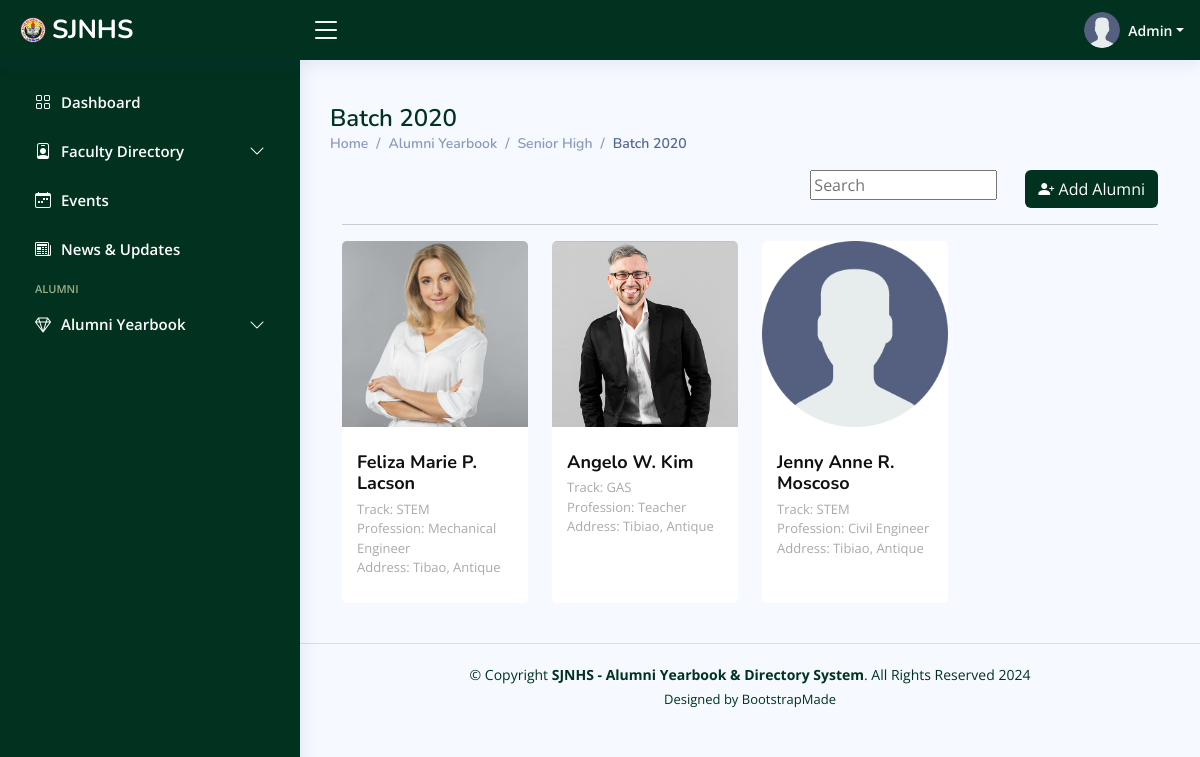
Page /admin/alumni-shs-view.php?batch=2020 (signed in) on the earlier database version.
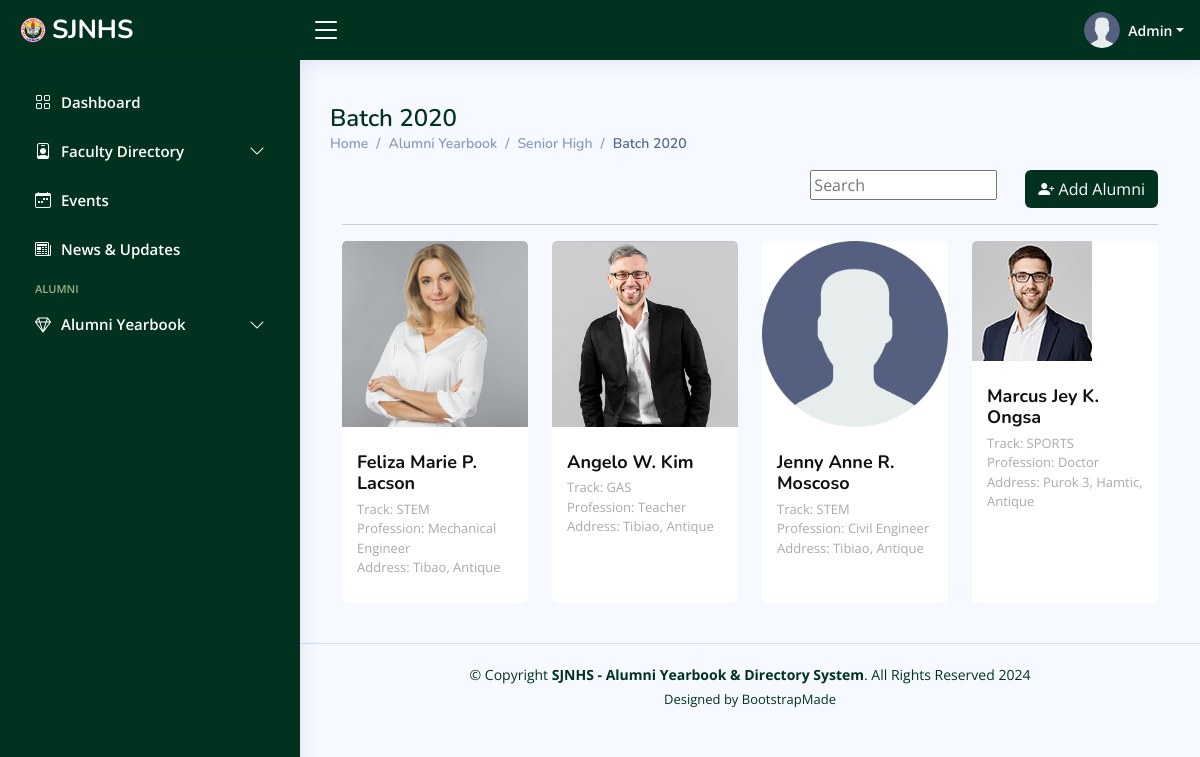
Same page on the later database version.
### tables this page shows
CREATE TABLE `alumni_shs` (
  `id` int(11) NOT NULL,
  `alumni_id` varchar(255) NOT NULL,
  `firstname` varchar(255) NOT NULL,
  `middlename` varchar(255) NOT NULL,
  `lastname` varchar(255) NOT NULL,
  `email` varchar(255) NOT NULL,
  `password` varchar(255) NOT NULL,
  `phone_num` varchar(255) NOT NULL,
  `year_graduated` year(4) NOT NULL,
  `section` varchar(100) NOT NULL,
  `track` varchar(255) NOT NULL,
  `profession` varchar(255) NOT NULL,
  `current_company_bus` varchar(255) NOT NULL,
  `marital_stat` varchar(255) NOT NULL,
  `address` varchar(255) NOT NULL,
  `profile_picture` varchar(255) NOT NULL,
  `user_status` varchar(255) NOT NULL,
  `is_online` tinyint(1) NOT NULL DEFAULT 0 COMMENT '0=false, 1=true',
  `date_created` timestamp NOT NULL DEFAULT current_timestamp()
);

### admin/alumni-shs-view.php (the view, shortened to what this page needs)
<?php
include_once 'includes/header.php';
include_once 'includes/conn.php';
include_once 'includes/sidebar.php';
?>
<main id="main" class="main">
    <div class="pagetitle">
        <h1>Batch <?php echo isset($_GET['batch']) ? $_GET['batch'] : ''; ?></h1>
        <nav>
            <ol class="breadcrumb">
                <li class="breadcrumb-item"><a href="dashboard.php">Home</a></li>
                <li class="breadcrumb-item">Alumni Yearbook</li>
                <li class="breadcrumb-item"><a href="juniorhs-alumni.php">Senior High</a></li>
                <li class="breadcrumb-item active">Batch <?php echo isset($_GET['batch']) ? $_GET['batch'] : ''; ?></li>
            </ol>
        </nav>
    </div>
    <section class="section dashboard">
        <div class="row">
            <div class="col-lg-12">
                <div id="user" class="user">
                    <div class="container" data-aos="fade-up">
                        <div class="section-title">
                            <div class="d-grid gap-2 d-md-flex justify-content-md-end mb-2">
                                <div class="search-bar">
                                    <input type="text" name="query" id="search" placeholder="Search"
                                        title="Enter search keyword">
                                </div>
                                <button class="btn text-white" style="background-color:#013220" type="button"
                                    data-bs-toggle="modal" data-bs-target="#addfaculty"><i
                                        class="bi bi-person-plus-fill"></i> Add Alumni
                                </button>
                            </div>
                            <hr>
                        </div>
                        <div class="row">
                            <?php
                            $sql = "SELECT * FROM alumni_shs WHERE `year_graduated` = '$_GET[batch]'";
                            $result = mysqli_query($conn, $sql);
                            if (mysqli_num_rows($result) > 0) {
                                while ($row = mysqli_fetch_assoc($result)) {
                                    $middlenameInitial = substr($row['middlename'], 0, 1);
                            ?>
                            <div class="col-lg-3 col-md-6 col-6 d-flex align-items-stretch">
                                <div class="member" data-aos="fade-up" data-aos-delay="100">
                                    <div class="member-img">
                                        <img src="<?php echo ($row['profile_picture'] == null) ? "assets/img/user.png" :  $src . $row['profile_picture'];  ?>"
                                            class="img-fluid" alt="">
                                    </div>
                                    <div class="member-info">
                                        <h4><?php echo $row['firstname'] . " " . $middlenameInitial . ". " . $row['lastname']; ?>
                                        </h4>
                                        <span><?php echo "Track: " . $row['track']; ?></span>
                                        <span><?php echo "Profession: " . $row['profession']; ?></span>
                                        <span><?php echo "Address: " . $row['address']; ?></span>
                                    </div>
                                </div>
                            </div>
                            <?php
                                }
                            } else {
                                echo "No alumni members found.";
                            }
                            ?>
                        </div>
                    </div>
                </div>
            </div>
        </div>
    </section>
</main>
<?php
include_once 'includes/footer.php';
?>

### admin/includes/header.php (shortened to what this page needs)
<!DOCTYPE html>
<html lang="en">
<head>
    <link href="assets/vendor/bootstrap/css/bootstrap.min.css" rel="stylesheet">
    <link href="assets/vendor/bootstrap-icons/bootstrap-icons.css" rel="stylesheet">
    <link href="assets/vendor/boxicons/css/boxicons.min.css" rel="stylesheet">
    <link href="assets/vendor/quill/quill.snow.css" rel="stylesheet">
    <link href="assets/vendor/quill/quill.bubble.css" rel="stylesheet">
    <link href="assets/vendor/remixicon/remixicon.css" rel="stylesheet">
    <link href="assets/vendor/simple-datatables/style.css" rel="stylesheet">
    <link href="assets/css/style.css" rel="stylesheet">
    <?php
    $src = "\SJNHSAlumniSystem/alumni/";
    ?>
</head>
<body>
    <header id="header" class="header fixed-top d-flex align-items-center">
        <div class="d-flex align-items-center justify-content-between">
            <a href="dashboard.php" class="logo d-flex align-items-center">
                <img src="assets/img/favicon.png" alt="">
                <span class="d-none d-lg-block">SJNHS</span>
            </a>
            <i class="bi bi-list toggle-sidebar-btn"></i>
        </div>
        <nav class="header-nav ms-auto">
            <ul class="d-flex align-items-center">
                <li class="nav-item dropdown pe-3">
                    <a class="nav-link nav-profile d-flex align-items-center pe-0" href="#" data-bs-toggle="dropdown">
                        <img src="assets/img/user.png" alt="Profile" class="rounded-circle">
                        <span class="d-none d-md-block dropdown-toggle ps-2">Admin</span>
                    </a>
                </li>
            </ul>
        </nav>
    </header>

### admin/includes/conn.php (shortened to what this page needs)
<?php
echo "Connected successfully";
?>

### admin/includes/sidebar.php (shortened to what this page needs)
<?php
$current_page = basename($_SERVER['PHP_SELF'], ".php");
?>
<aside id="sidebar" class="sidebar">
    <ul class="sidebar-nav" id="sidebar-nav">
        <li class="nav-item">
            <a class="nav-link <?= $current_page == 'dashboard' ? '' : 'collapsed'; ?>" href="dashboard.php">
                <i class="bi bi-grid"></i>
                <span>Dashboard</span>
            </a>
        </li>
        <li class="nav-item">
            <a class="nav-link <?= $current_page == 'juniorhs-faculty' || $current_page == 'seniorhs-faculty' ? '' : 'collapsed'; ?>"
                data-bs-toggle="collapse" href="#faculty-nav">
                <i class="bi bi-person-badge"></i><span>Faculty Directory</span><i
                    class="bi bi-chevron-down ms-auto"></i>
            </a>
        </li>
        <li class="nav-item">
            <a class="nav-link <?= $current_page == 'events' ? '' : 'collapsed'; ?>" href="events.php">
                <i class="bi bi-calendar-week"></i>
                <span>Events</span>
            </a>
        </li>
        <li class="nav-item">
            <a class="nav-link <?= $current_page == 'news-and-updates' ? '' : 'collapsed'; ?>"
                href="news-and-updates.php">
                <i class="bi bi-newspaper"></i>
                <span>News &amp; Updates</span>
            </a>
        </li>
        <li class="nav-heading">Alumni</li>
        <li class="nav-item">
            <a class="nav-link <?= $current_page == 'juniorhs-alumni' || $current_page == 'seniorhs-alumni' ? '' : 'collapsed'; ?>"
                data-bs-toggle="collapse" href="#alumni-nav">
                <i class="bi bi-gem"></i><span>Alumni Yearbook</span><i class="bi bi-chevron-down ms-auto"></i>
            </a>
        </li>
    </ul>
</aside>

### admin/includes/footer.php (shortened to what this page needs)
<footer id="footer" class="footer">
    <div class="copyright">
        &copy; Copyright <strong><span>SJNHS - Alumni Yearbook & Directory System</span></strong>. All Rights Reserved
        2024
    </div>
    <div class="credits">
        Designed by <a href="https://bootstrapmade.com/">BootstrapMade</a>
    </div>
</footer>
</body>
</html>

### admin/assets/css/style.css (style rules this page uses)
:root { scroll-behavior: smooth; }
body { font-family: "Open Sans", sans-serif; background: #f6f9ff; color: #444444; }
a { color: #013220; text-decoration: none; }
h1, h2, h3, h4, h5, h6 { font-family: "Nunito", sans-serif; }
#main { margin-top: 60px; padding: 20px 30px; transition: all 0.3s; }
.pagetitle { margin-bottom: 10px; }
.pagetitle h1 { font-size: 24px; margin-bottom: 0; font-weight: 600; color: #013220; }
.breadcrumb { font-size: 14px; font-family: "Nunito", sans-serif; color: #899bbd; font-weight: 600; }
.breadcrumb a { color: #899bbd; transition: 0.3s; }
.breadcrumb .breadcrumb-item::before { color: #899bbd; }
.breadcrumb .active { color: #51678f; font-weight: 600; }
.logo { line-height: 1; }
@media (min-width: 1200px) { .logo { width: 280px; } }
.logo img { max-height: 26px; margin-right: 6px; }
.logo span { font-size: 26px; font-weight: 700; color: #fff; font-family: "Nunito", sans-serif; }
.header { transition: all 0.5s; z-index: 997; height: 60px; box-shadow: 0px 2px 20px rgba(1, 41, 112, 0.1); background-color: #013220; padding-left: 20px; }
.header .toggle-sidebar-btn { font-size: 32px; padding-left: 10px; cursor: pointer; color: #fff; }
.search-bar { min-width: 150px; padding: 0 20px; }
.header-nav ul { list-style: none; }
.header-nav > ul { margin: 0; padding: 0; }
.header-nav .nav-profile { color: #fff; }
.header-nav .nav-profile img { max-height: 36px; }
.header-nav .nav-profile span { font-size: 14px; font-weight: 600; }
.sidebar { position: fixed; top: 60px; left: 0; bottom: 0; width: 300px; z-index: 996; transition: all 0.3s; padding: 20px; overflow-y: auto; scrollbar-width: thin; scrollbar-color: #aab7cf transparent; box-shadow: 0px 0px 20px rgba(1, 41, 112, 0.1); background-color: #013220; }
@media (min-width: 1200px) { #main, #footer { margin-left: 300px; } }
.sidebar-nav { padding: 0; margin: 0; list-style: none; }
.sidebar-nav li { padding: 0; margin: 0; list-style: none; }
.sidebar-nav .nav-item { margin-bottom: 5px; }
.sidebar-nav .nav-heading { font-size: 11px; text-transform: uppercase; color: #9caf88; font-weight: 600; margin: 10px 0 5px 15px; }
.sidebar-nav .nav-link { display: flex; align-items: center; font-size: 15px; font-weight: 600; color: #013220; transition: 0.3; background: #fff; padding: 10px 15px; border-radius: 4px; }
.sidebar-nav .nav-link i { font-size: 16px; margin-right: 10px; color: #013220; }
.sidebar-nav .nav-link.collapsed { color: #fff; background: #013220; }
.sidebar-nav .nav-link.collapsed i { color: #fff; }
.sidebar-nav .nav-link .bi-chevron-down { margin-right: 0; transition: transform 0.2s ease-in-out; }
.user .member { margin-bottom: 20px; overflow: hidden; border-radius: 5px; background: #fff; position: relative; }
.user .member .member-img { position: relative; overflow: hidden; }
.user .member .member-info { padding: 25px 15px; }
.user .member .member-info h4 { font-weight: 700; margin-bottom: 5px; font-size: 18px; color: #111111; }
.user .member .member-info span { display: block; font-size: 13px; font-weight: 400; color: #aaaaaa; }
.footer { padding: 20px 0; font-size: 14px; transition: all 0.3s; border-top: 1px solid #cddfff; }
.footer .copyright { text-align: center; color: #013220; }
.footer .credits { padding-top: 5px; text-align: center; font-size: 13px; color: #013220; }

Differences in the rows shown:
now on this page (row edited): alumni_shs: firstname "Marcus Jey", middlename "K", lastname "Ongsa", track "SPORTS", profession "Doctor", address "Purok 3, Hamtic, Antique"
